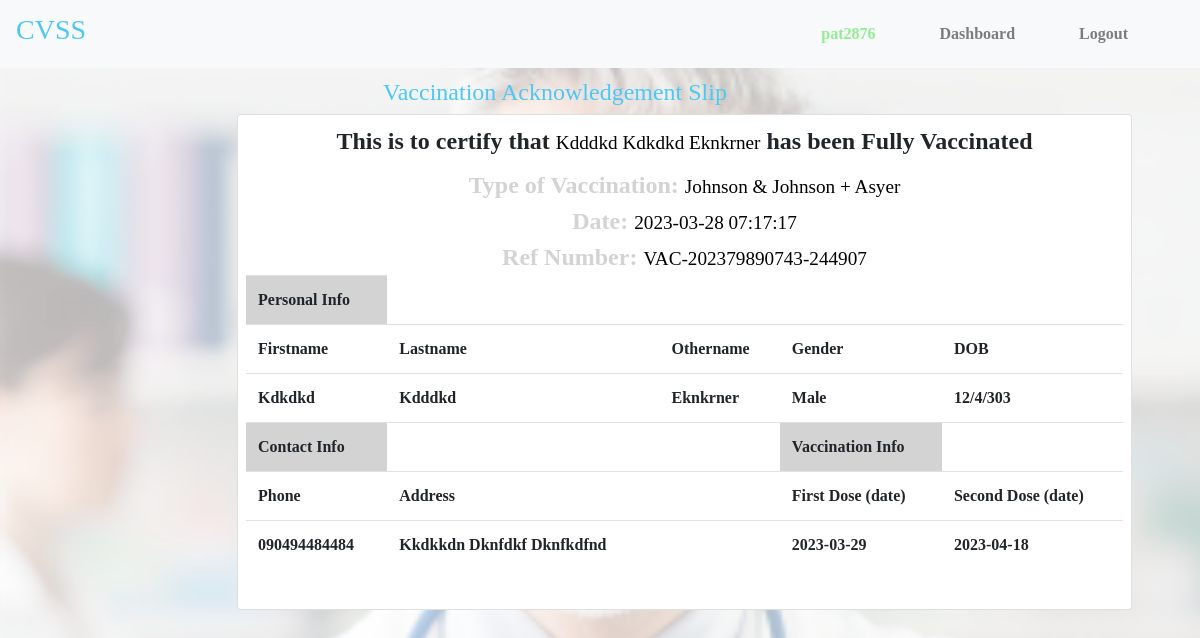
Page /cvaccinate/vtrue.php (signed in) on the committed database.
### tables this page shows
CREATE TABLE `patient_log` (
  `id` int(11) NOT NULL,
  `patient_id` varchar(10) NOT NULL,
  `email` varchar(50) NOT NULL,
  `password` varchar(70) NOT NULL,
  `date` timestamp NOT NULL DEFAULT current_timestamp() ON UPDATE current_timestamp()
);

CREATE TABLE `patient` (
  `id` int(11) NOT NULL,
  `patient_id` varchar(20) NOT NULL,
  `firstname` varchar(200) NOT NULL,
  `lastname` varchar(200) NOT NULL,
  `othername` varchar(200) NOT NULL,
  `dob` varchar(20) NOT NULL,
  `gender` varchar(20) NOT NULL,
  `address` varchar(500) NOT NULL,
  `phone` varchar(40) NOT NULL,
  `next_of_kin` varchar(120) NOT NULL,
  `nok_address` varchar(800) NOT NULL,
  `nok_phone` varchar(40) NOT NULL,
  `nok_relation` varchar(60) NOT NULL,
  `type_of_vaccine` varchar(30) NOT NULL,
  `vaccine_start` varchar(20) NOT NULL,
  `vaccine_end` varchar(20) DEFAULT NULL,
  `vaccine_ref` varchar(250) DEFAULT NULL,
  `status` varchar(20) NOT NULL,
  `created_at` varchar(20) NOT NULL,
  `updated_at` timestamp NOT NULL DEFAULT current_timestamp() ON UPDATE current_timestamp()
);

### cvaccinate/functions/model.php (called while the page is built, shortened)
<?php
	function fetch_patient_info($patient_id){
		require 'db.php';
		$query = $mysqli->prepare("SELECT * FROM patient WHERE patient_id = ?");
		$query->bind_param("s",$patient_id);
		$query->execute();
		$result = $query->get_result();
		return $result;
	}
	function useridf($email){
		require 'db.php';
		$stmt = $mysqli->prepare("SELECT * FROM patient_log WHERE email = '$email'");
		$stmt->execute();
		$res = $stmt->get_result();
		$re = $res->fetch_assoc();
		return $re['patient_id'];
	}
	?>

### cvaccinate/vtrue.php (the view, shortened to what this page needs)
<?php
include_once('functions/model.php');
?>
<!DOCTYPE html>
<html>
<head>
	<link rel="stylesheet" type="text/css" href="css/bootstrap.min.css">
</head>
<body>
 <?php require_once "inc/head.php" ?>
 <section>
 	<div class="container row">
 		<div class="col-12 col-md-12 text-center p-0">
 			<marquee><h4 class="textBlue">Vaccination Acknowledgement Slip</h4></marquee>
 		</div>
	 <div class="col-10 col-md-10" style="margin: 0% 20%;" >
	 	<div class="card p-2">
		<?php
        $patient_id = useridf($email);
		$ft = fetch_patient_info($patient_id);
		if ($ft->num_rows > 0) {
           while ($f = $ft->fetch_assoc()) {
			$firstname = $f['firstname'];
			$lastname = $f['lastname'];
			$othername = $f['othername'];
			$dob = $f['dob'];
			$address = $f['address'];
			$gender = $f['gender'];
			$phone = $f['phone'];
			$type_of_vaccine = $f['type_of_vaccine'];
			$status = $f['status'];
			$vaccine_start = $f['vaccine_start'];
			$vaccine_end = $f['vaccine_end'];
			$updated_at = $f['updated_at'];
			$vaccine_ref = $f['vaccine_ref'];
			?>
			<center><legend>This is to certify that <small><?php echo ucwords($lastname).' '.ucfirst($firstname).' '.ucfirst($othername); ?></small>
			 has been <?php echo $status; ?></legend>
  			<div class="formText">Type of Vaccination: <small><?php echo $type_of_vaccine; ?></small></div>
  			<div class="formText">Date: <small><?php echo $updated_at; ?></small></div>
  			<div class="formText">Ref Number: <small><?php echo $vaccine_ref; ?></small></div></center>
			<div class="table table-responsive">
			<table class="table table-border">
			<tbody>
			<tr style="background-color: lightgrey;">
				<th>Personal Info</th>
			</tr>
			<tr>
				<th>Firstname</th>
				<th>Lastname</th>
				<th>Othername</th>
				<th>Gender</th>
				<th>DOB</th>
			</tr>
				<tr>
					<td><?php echo ucwords($firstname); ?></td>
					<td><?php echo ucwords($lastname); ?></td>
					<td><?php echo ucwords($othername); ?></td>
					<td><?php echo ucwords($gender); ?></td>
					<td><?php echo ucwords($dob); ?></td>
				</tr>
				<tr>
				<th style="background-color: lightgrey;">Contact Info</th>
				<th></th>
				<th></th>
				<th style="background-color: lightgrey;">Vaccination Info</th>
				<th></th>
			</tr>
			<tr>
				<th>Phone</th>
				<th>Address</th>
				<th></th>
				<th>First Dose (date)</th>
				<th>Second Dose (date)</th>
			</tr>
				<tr>
					<td><?php echo ucwords($phone); ?></td>
					<td><?php echo ucwords($address); ?></td>
					<td></td>
					<td><?php echo ucwords($vaccine_start); ?></td>
					<td><?php echo ucwords($vaccine_end); ?></td>
				</tr>
			</tbody>
			</table>
		</div>
		<?php
		}
	}else{
		echo '<center><h5 style="color: red;">Record Not Found</h5></center>';
	}
			?>
		</div>
	  </div>
 	</div>
 </section>
</body>
</html>

### cvaccinate/inc/head.php (shortened to what this page needs)
<?php
include_once('functions/model.php');
?>
<header>
	<link rel="stylesheet" href="font-awesome/css/font-awesome.css">
	<nav class="navbar navbar-expand-lg navbar-light bg-light">
	  <a class="navbar-brand" href="#"><b><h3 style="color: rgb(77,200,244);">CVSS</h3></b></a>
	  <div class="collapse navbar-collapse" id="navbarText">
	    <ul class="navbar-nav ml-auto">
		<li>
		<li class="nav-item  mr-5">
	        <a class="nav-link" href="#" style="color: lightgreen;"><?php $email = $_SESSION['email'];
			echo useridf($email); ?>
			<span class="sr-only">(current)</span></a>
	      </li>
	      <li class="nav-item  mr-5">
	        <a class="nav-link" href="myinfo">Dashboard</a>
	      </li>
	      <li class="nav-item mr-5">
	        <a class="nav-link" href="logout">Logout</a>
	      </li>
	    </ul>
	  </div>
	</nav>
 </header>

### cvaccinate/vtrue.php (style rules this page uses)
body { background: url('img/docfade.png'); background-size: cover; background-repeat: no-repeat; }
* { font-family: Montserrat; font-weight: bolder; }
.textBlue { color: rgb(77,200,244); }
.formText { font-weight: bold; }
.formText { font-size: 1.5em; color: lightgrey; }
small { color: black; }

### rows in the picture
patient_log: patient "pat2876"
patient: lastname "Kdddkd", firstname "Kdkdkd", othername "Eknkrner", status "Fully Vaccinated", type_of_vaccine "Johnson & Johnson + Asyer", updated_at "2023-03-28 07:17:17", vaccine_ref "VAC-202379890743-244907", gender "Male", dob "12/4/303", phone "090494484484", address "Kkdkkdn Dknfdkf Dknfkdfnd", vaccine_start "2023-03-29", vaccine_end "2023-04-18"
